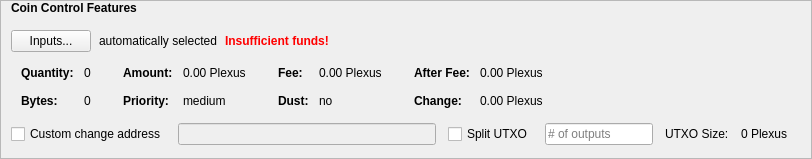
    <widget class="QFrame" name="frameCoinControl">
     <property name="sizePolicy">
      <sizepolicy hsizetype="Expanding" vsizetype="Expanding">
       <horstretch>0</horstretch>
       <verstretch>0</verstretch>
      </sizepolicy>
     </property>
     <property name="maximumSize">
      <size>
       <width>16777215</width>
       <height>16777215</height>
      </size>
     </property>
     <property name="frameShape">
      <enum>QFrame::StyledPanel</enum>
     </property>
     <property name="frameShadow">
      <enum>QFrame::Sunken</enum>
     </property>
     <layout class="QVBoxLayout" name="verticalLayoutCoinControl2">
      <property name="spacing">
       <number>0</number>
      </property>
      <property name="leftMargin">
       <number>0</number>
      </property>
      <property name="topMargin">
       <number>0</number>
      </property>
      <property name="rightMargin">
       <number>0</number>
      </property>
      <property name="bottomMargin">
       <number>0</number>
      </property>
      <item>
       <layout class="QVBoxLayout" name="verticalLayoutCoinControl" stretch="0,0,0,0,0">
        <property name="spacing">
         <number>0</number>
        </property>
        <property name="leftMargin">
         <number>10</number>
        </property>
        <property name="topMargin">
         <number>0</number>
        </property>
        <item>
         <layout class="QHBoxLayout" name="horizontalLayoutCoinControl1">
          <property name="bottomMargin">
           <number>15</number>
          </property>
          <item>
           <widget class="QLabel" name="labelCoinControlFeatures">
            <property name="sizePolicy">
             <sizepolicy hsizetype="Preferred" vsizetype="Maximum">
              <horstretch>0</horstretch>
              <verstretch>0</verstretch>
             </sizepolicy>
            </property>
            <property name="font">
             <font>
              <weight>75</weight>
              <bold>true</bold>
             </font>
            </property>
            <property name="styleSheet">
             <string notr="true">font-weight:bold;</string>
            </property>
            <property name="text">
             <string>Coin Control Features</string>
            </property>
           </widget>
          </item>
         </layout>
        </item>
        <item>
         <layout class="QHBoxLayout" name="horizontalLayoutCoinControl2" stretch="0,0,0,0">
          <property name="spacing">
           <number>8</number>
          </property>
          <property name="bottomMargin">
           <number>10</number>
          </property>
          <item>
           <widget class="QPushButton" name="pushButtonCoinControl">
            <property name="styleSheet">
             <string notr="true"/>
            </property>
            <property name="text">
             <string>Inputs...</string>
            </property>
            <property name="autoDefault">
             <bool>false</bool>
            </property>
           </widget>
          </item>
          <item>
           <widget class="QLabel" name="labelCoinControlAutomaticallySelected">
            <property name="text">
             <string>automatically selected</string>
            </property>
            <property name="margin">
             <number>5</number>
            </property>
           </widget>
          </item>
          <item>
           <widget class="QLabel" name="labelCoinControlInsuffFunds">
            <property name="font">
             <font>
              <weight>75</weight>
              <bold>true</bold>
             </font>
            </property>
            <property name="styleSheet">
             <string notr="true">color:red;font-weight:bold;</string>
            </property>
            <property name="text">
             <string>Insufficient funds!</string>
            </property>
            <property name="margin">
             <number>5</number>
            </property>
           </widget>
          </item>
          <item>
           <spacer name="horizontalSpacerCoinControl">
            <property name="orientation">
             <enum>Qt::Horizontal</enum>
            </property>
            <property name="sizeHint" stdset="0">
             <size>
              <width>40</width>
              <height>1</height>
             </size>
            </property>
           </spacer>
          </item>
         </layout>
        </item>
        <item>
         <widget class="QWidget" name="widgetCoinControl" native="true">
          <property name="sizePolicy">
           <sizepolicy hsizetype="Preferred" vsizetype="Preferred">
            <horstretch>0</horstretch>
            <verstretch>0</verstretch>
           </sizepolicy>
          </property>
          <property name="minimumSize">
           <size>
            <width>0</width>
            <height>0</height>
           </size>
          </property>
          <property name="styleSheet">
           <string notr="true"/>
          </property>
          <layout class="QHBoxLayout" name="horizontalLayoutCoinControl5">
           <property name="leftMargin">
            <number>0</number>
           </property>
           <property name="topMargin">
            <number>0</number>
           </property>
           <property name="rightMargin">
            <number>0</number>
           </property>
           <property name="bottomMargin">
            <number>0</number>
           </property>
           <item>
            <layout class="QHBoxLayout" name="horizontalLayoutCoinControl3" stretch="0,0,0,1">
             <property name="spacing">
              <number>20</number>
             </property>
             <property name="topMargin">
              <number>0</number>
             </property>
             <property name="bottomMargin">
              <number>10</number>
             </property>
             <item>
              <layout class="QFormLayout" name="formLayoutCoinControl1">
               <property name="horizontalSpacing">
                <number>10</number>
               </property>
               <property name="verticalSpacing">
                <number>14</number>
               </property>
               <property name="leftMargin">
                <number>10</number>
               </property>
               <property name="topMargin">
                <number>4</number>
               </property>
               <property name="rightMargin">
                <number>6</number>
               </property>
               <item row="0" column="0">
                <widget class="QLabel" name="labelCoinControlQuantityText">
                 <property name="font">
                  <font>
                   <weight>75</weight>
                   <bold>true</bold>
                  </font>
                 </property>
                 <property name="text">
                  <string>Quantity:</string>
                 </property>
                 <property name="margin">
                  <number>0</number>
                 </property>
                </widget>
               </item>
               <item row="0" column="1">
                <widget class="QLabel" name="labelCoinControlQuantity">
                 <property name="cursor">
                  <cursorShape>IBeamCursor</cursorShape>
                 </property>
                 <property name="contextMenuPolicy">
                  <enum>Qt::ActionsContextMenu</enum>
                 </property>
                 <property name="text">
                  <string notr="true">0</string>
                 </property>
                 <property name="margin">
                  <number>0</number>
                 </property>
                 <property name="textInteractionFlags">
                  <set>Qt::LinksAccessibleByMouse|Qt::TextSelectableByKeyboard|Qt::TextSelectableByMouse</set>
                 </property>
                </widget>
               </item>
               <item row="1" column="0">
                <widget class="QLabel" name="labelCoinControlBytesText">
                 <property name="font">
                  <font>
                   <weight>75</weight>
                   <bold>true</bold>
                  </font>
                 </property>
                 <property name="text">
                  <string>Bytes:</string>
                 </property>
                </widget>
               </item>
               <item row="1" column="1">
                <widget class="QLabel" name="labelCoinControlBytes">
                 <property name="cursor">
                  <cursorShape>IBeamCursor</cursorShape>
                 </property>
                 <property name="contextMenuPolicy">
                  <enum>Qt::ActionsContextMenu</enum>
                 </property>
                 <property name="text">
                  <string notr="true">0</string>
                 </property>
                 <property name="textInteractionFlags">
                  <set>Qt::LinksAccessibleByMouse|Qt::TextSelectableByKeyboard|Qt::TextSelectableByMouse</set>
                 </property>
                </widget>
               </item>
              </layout>
             </item>
             <item>
              <layout class="QFormLayout" name="formLayoutCoinControl2">
               <property name="horizontalSpacing">
                <number>10</number>
               </property>
               <property name="verticalSpacing">
                <number>14</number>
               </property>
               <property name="leftMargin">
                <number>6</number>
               </property>
               <property name="topMargin">
                <number>4</number>
               </property>
               <property name="rightMargin">
                <number>6</number>
               </property>
               <item row="0" column="0">
                <widget class="QLabel" name="labelCoinControlAmountText">
                 <property name="font">
                  <font>
                   <weight>75</weight>
                   <bold>true</bold>
                  </font>
                 </property>
                 <property name="text">
                  <string>Amount:</string>
                 </property>
                 <property name="margin">
                  <number>0</number>
                 </property>
                </widget>
               </item>
               <item row="0" column="1">
                <widget class="QLabel" name="labelCoinControlAmount">
                 <property name="cursor">
                  <cursorShape>IBeamCursor</cursorShape>
                 </property>
                 <property name="contextMenuPolicy">
                  <enum>Qt::ActionsContextMenu</enum>
                 </property>
                 <property name="text">
                  <string notr="true">0.00 Plexus</string>
                 </property>
                 <property name="textInteractionFlags">
                  <set>Qt::LinksAccessibleByMouse|Qt::TextSelectableByKeyboard|Qt::TextSelectableByMouse</set>
                 </property>
                </widget>
               </item>
               <item row="1" column="0">
                <widget class="QLabel" name="labelCoinControlPriorityText">
                 <property name="font">
                  <font>
                   <weight>75</weight>
                   <bold>true</bold>
                  </font>
                 </property>
                 <property name="text">
                  <string>Priority:</string>
                 </property>
                </widget>
               </item>
               <item row="1" column="1">
                <widget class="QLabel" name="labelCoinControlPriority">
                 <property name="cursor">
                  <cursorShape>IBeamCursor</cursorShape>
                 </property>
                 <property name="contextMenuPolicy">
                  <enum>Qt::ActionsContextMenu</enum>
                 </property>
                 <property name="text">
                  <string>medium</string>
                 </property>
                 <property name="textInteractionFlags">
                  <set>Qt::LinksAccessibleByMouse|Qt::TextSelectableByKeyboard|Qt::TextSelectableByMouse</set>
                 </property>
                </widget>
               </item>
              </layout>
             </item>
             <item>
              <layout class="QFormLayout" name="formLayoutCoinControl3">
               <property name="horizontalSpacing">
                <number>10</number>
               </property>
               <property name="verticalSpacing">
                <number>14</number>
               </property>
               <property name="leftMargin">
                <number>6</number>
               </property>
               <property name="topMargin">
                <number>4</number>
               </property>
               <property name="rightMargin">
                <number>6</number>
               </property>
               <item row="0" column="0">
                <widget class="QLabel" name="labelCoinControlFeeText">
                 <property name="font">
                  <font>
                   <weight>75</weight>
                   <bold>true</bold>
                  </font>
                 </property>
                 <property name="text">
                  <string>Fee:</string>
                 </property>
                 <property name="margin">
                  <number>0</number>
                 </property>
                </widget>
               </item>
               <item row="0" column="1">
                <widget class="QLabel" name="labelCoinControlFee">
                 <property name="cursor">
                  <cursorShape>IBeamCursor</cursorShape>
                 </property>
                 <property name="contextMenuPolicy">
                  <enum>Qt::ActionsContextMenu</enum>
                 </property>
                 <property name="text">
                  <string notr="true">0.00 Plexus</string>
                 </property>
                 <property name="textInteractionFlags">
                  <set>Qt::LinksAccessibleByMouse|Qt::TextSelectableByKeyboard|Qt::TextSelectableByMouse</set>
                 </property>
                </widget>
               </item>
               <item row="1" column="0">
                <widget class="QLabel" name="labelCoinControlLowOutputText">
                 <property name="font">
                  <font>
                   <weight>75</weight>
                   <bold>true</bold>
                  </font>
                 </property>
                 <property name="text">
                  <string>Dust:</string>
                 </property>
                </widget>
               </item>
               <item row="1" column="1">
                <widget class="QLabel" name="labelCoinControlLowOutput">
                 <property name="cursor">
                  <cursorShape>IBeamCursor</cursorShape>
                 </property>
                 <property name="contextMenuPolicy">
                  <enum>Qt::ActionsContextMenu</enum>
                 </property>
                 <property name="text">
                  <string>no</string>
                 </property>
                 <property name="textInteractionFlags">
                  <set>Qt::LinksAccessibleByMouse|Qt::TextSelectableByKeyboard|Qt::TextSelectableByMouse</set>
                 </property>
                </widget>
               </item>
              </layout>
             </item>
             <item>
              <layout class="QFormLayout" name="formLayoutCoinControl4">
               <property name="horizontalSpacing">
                <number>10</number>
               </property>
               <property name="verticalSpacing">
                <number>14</number>
               </property>
               <property name="leftMargin">
                <number>6</number>
               </property>
               <property name="topMargin">
                <number>4</number>
               </property>
               <property name="rightMargin">
                <number>6</number>
               </property>
               <item row="0" column="0">
                <widget class="QLabel" name="labelCoinControlAfterFeeText">
                 <property name="font">
                  <font>
                   <weight>75</weight>
                   <bold>true</bold>
                  </font>
                 </property>
                 <property name="text">
                  <string>After Fee:</string>
                 </property>
                 <property name="margin">
                  <number>0</number>
                 </property>
                </widget>
               </item>
               <item row="0" column="1">
                <widget class="QLabel" name="labelCoinControlAfterFee">
                 <property name="cursor">
                  <cursorShape>IBeamCursor</cursorShape>
                 </property>
                 <property name="contextMenuPolicy">
                  <enum>Qt::ActionsContextMenu</enum>
                 </property>
                 <property name="text">
                  <string notr="true">0.00 Plexus</string>
                 </property>
                 <property name="textInteractionFlags">
                  <set>Qt::LinksAccessibleByMouse|Qt::TextSelectableByKeyboard|Qt::TextSelectableByMouse</set>
                 </property>
                </widget>
               </item>
               <item row="1" column="0">
                <widget class="QLabel" name="labelCoinControlChangeText">
                 <property name="font">
                  <font>
                   <weight>75</weight>
                   <bold>true</bold>
                  </font>
                 </property>
                 <property name="text">
                  <string>Change:</string>
                 </property>
                </widget>
               </item>
               <item row="1" column="1">
                <widget class="QLabel" name="labelCoinControlChange">
                 <property name="cursor">
                  <cursorShape>IBeamCursor</cursorShape>
                 </property>
                 <property name="contextMenuPolicy">
                  <enum>Qt::ActionsContextMenu</enum>
                 </property>
                 <property name="text">
                  <string notr="true">0.00 Plexus</string>
                 </property>
                 <property name="textInteractionFlags">
                  <set>Qt::LinksAccessibleByMouse|Qt::TextSelectableByKeyboard|Qt::TextSelectableByMouse</set>
                 </property>
                </widget>
               </item>
              </layout>
             </item>
            </layout>
           </item>
          </layout>
         </widget>
        </item>
        <item>
         <layout class="QHBoxLayout" name="horizontalLayoutCoinControl4" stretch="0,0,0,0,0,0,0">
          <property name="spacing">
           <number>12</number>
          </property>
          <property name="sizeConstraint">
           <enum>QLayout::SetDefaultConstraint</enum>
          </property>
          <property name="topMargin">
           <number>5</number>
          </property>
          <property name="rightMargin">
           <number>5</number>
          </property>
          <item>
           <widget class="QCheckBox" name="checkBoxCoinControlChange">
            <property name="toolTip">
             <string>If this is activated, but the change address is empty or invalid, change will be sent to a newly generated address.</string>
            </property>
            <property name="text">
             <string>Custom change address</string>
            </property>
           </widget>
          </item>
          <item>
           <widget class="QValidatedLineEdit" name="lineEditCoinControlChange">
            <property name="enabled">
             <bool>false</bool>
            </property>
            <property name="sizePolicy">
             <sizepolicy hsizetype="Expanding" vsizetype="Fixed">
              <horstretch>0</horstretch>
              <verstretch>0</verstretch>
             </sizepolicy>
            </property>
           </widget>
          </item>
          <item>
           <widget class="QCheckBox" name="splitBlockCheckBox">
            <property name="text">
             <string>Split UTXO</string>
            </property>
           </widget>
          </item>
          <item>
           <widget class="QLineEdit" name="splitBlockLineEdit">
            <property name="sizePolicy">
             <sizepolicy hsizetype="Fixed" vsizetype="Fixed">
              <horstretch>50</horstretch>
              <verstretch>0</verstretch>
             </sizepolicy>
            </property>
            <property name="placeholderText">
             <string># of outputs</string>
            </property>
           </widget>
          </item>
          <item>
           <widget class="QLabel" name="labelBlockSizeText">
            <property name="text">
             <string>UTXO Size:</string>
            </property>
           </widget>
          </item>
          <item>
           <widget class="QLabel" name="labelBlockSize">
            <property name="text">
             <string>0 Plexus</string>
            </property>
           </widget>
          </item>
          <item>
           <widget class="QLabel" name="labelCoinControlChangeLabel">
            <property name="sizePolicy">
             <sizepolicy hsizetype="Preferred" vsizetype="Expanding">
              <horstretch>0</horstretch>
              <verstretch>0</verstretch>
             </sizepolicy>
            </property>
            <property name="minimumSize">
             <size>
              <width>0</width>
              <height>0</height>
             </size>
            </property>
            <property name="text">
             <string/>
            </property>
            <property name="margin">
             <number>3</number>
            </property>
           </widget>
          </item>
         </layout>
        </item>
        <item>
         <spacer name="verticalSpacerCoinControl">
          <property name="orientation">
           <enum>Qt::Vertical</enum>
          </property>
          <property name="sizeHint" stdset="0">
           <size>
            <width>800</width>
            <height>13</height>
           </size>
          </property>
         </spacer>
        </item>
       </layout>
      </item>
     </layout>
    </widget>
